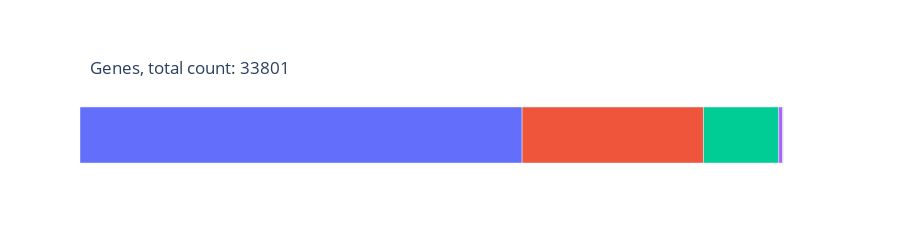

This figure's notebook cell:
### Markdown cell above
## Gene features

### Code cell
create_genes_plot(annot_xml)

### Figure 1 — Plotly figure (JSON) as saved in the notebook; plotly's stock layout.template omitted (floating-point values rounded to 4 significant figures)
{"data": [{"alignmentgroup": "True", "hovertemplate": "%{x:.0f}<br>", "legendgroup": "protein coding", "marker": {"color": "#636efa", "pattern": {"shape": ""}}, "name": "protein coding", "offsetgroup": "protein coding", "orientation": "h", "showlegend": true, "textposition": "auto", "type": "bar", "x": [21257], "xaxis": "x", "y": ["genes"], "yaxis": "y"}, {"alignmentgroup": "True", "hovertemplate": "%{x:.0f}<br>", "legendgroup": "non coding", "marker": {"color": "#EF553B", "pattern": {"shape": ""}}, "name": "non coding", "offsetgroup": "non coding", "orientation": "h", "showlegend": true, "textposition": "auto", "type": "bar", "x": [8720], "xaxis": "x", "y": ["genes"], "yaxis": "y"}, {"alignmentgroup": "True", "hovertemplate": "%{x:.0f}<br>", "legendgroup": "non-transcribed pseudo", "marker": {"color": "#00cc96", "pattern": {"shape": ""}}, "name": "non-transcribed pseudo", "offsetgroup": "non-transcribed pseudo", "orientation": "h", "showlegend": true, "textposition": "auto", "type": "bar", "x": [3615], "xaxis": "x", "y": ["genes"], "yaxis": "y"}, {"alignmentgroup": "True", "hovertemplate": "%{x:.0f}<br>", "legendgroup": "Ig TCR segment", "marker": {"color": "#ab63fa", "pattern": {"shape": ""}}, "name": "Ig TCR segment", "offsetgroup": "Ig TCR segment", "orientation": "h", "showlegend": true, "textposition": "auto", "type": "bar", "x": [200], "xaxis": "x", "y": ["genes"], "yaxis": "y"}, {"alignmentgroup": "True", "hovertemplate": "%{x:.0f}<br>", "legendgroup": "transcribed pseudo", "marker": {"color": "#FFA15A", "pattern": {"shape": ""}}, "name": "transcribed pseudo", "offsetgroup": "transcribed pseudo", "orientation": "h", "showlegend": true, "textposition": "auto", "type": "bar", "x": [9], "xaxis": "x", "y": ["genes"], "yaxis": "y"}, {"alignmentgroup": "True", "hovertemplate": "%{x:.0f}<br>", "legendgroup": "other", "marker": {"color": "#19d3f3", "pattern": {"shape": ""}}, "name": "other", "offsetgroup": "other", "orientation": "h", "showlegend": true, "textposition": "auto", "type": "bar", "x": [0], "xaxis": "x", "y": ["genes"], "yaxis": "y"}], "layout": {"barmode": "relative", "height": 250, "legend": {"title": {"text": "variable"}, "tracegroupgap": 0, "x": 1.3, "xanchor": "right", "y": 0.9, "yanchor": "top"}, "paper_bgcolor": "white", "plot_bgcolor": "white", "showlegend": false, "title": {"text": "Genes, total count: 33801", "x": 0.1, "y": 0.75}, "xaxis": {"anchor": "y", "domain": [0, 1], "title": {"text": "value"}, "visible": false}, "yaxis": {"anchor": "x", "domain": [0, 1], "title": {"text": "index"}, "visible": false}}}
